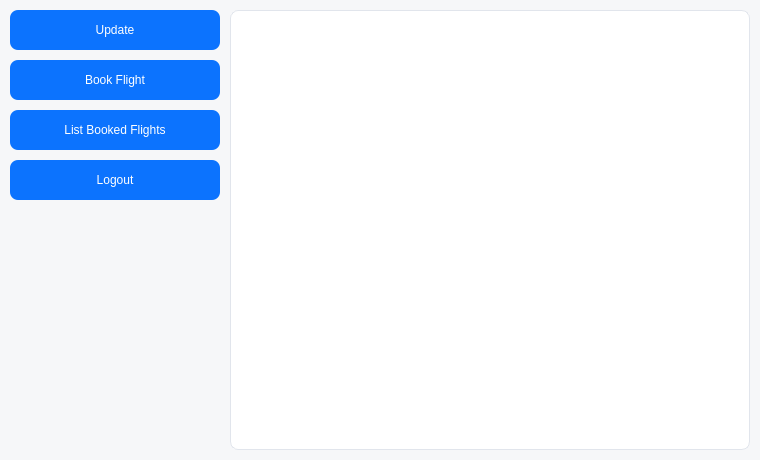
<?xml version="1.0" encoding="UTF-8"?>
<ui version="4.0">
 <class>UserPanell</class>
 <widget class="QDialog" name="UserPanell">
  <property name="geometry">
   <rect>
    <x>0</x>
    <y>0</y>
    <width>760</width>
    <height>460</height>
   </rect>
  </property>
  <property name="windowTitle">
   <string>User Panel</string>
  </property>
  <property name="styleSheet">
   <string>
    QDialog {
        background-color: #f6f7f9;
        font-family: -apple-system, BlinkMacSystemFont, Inter, Roboto, Helvetica, Arial, sans-serif;
        font-size: 12pt;
        color: #0c131d;
    }
   </string>
  </property>
  <widget class="QTableView" name="tableView">
   <property name="geometry">
    <rect>
     <x>230</x>
     <y>10</y>
     <width>520</width>
     <height>440</height>
    </rect>
   </property>
   <property name="editTriggers">
    <set>QAbstractItemView::NoEditTriggers</set>
   </property>
   <attribute name="verticalHeaderVisible">
    <bool>false</bool>
   </attribute>
   <property name="styleSheet">
    <string>
     QTableView {
         border: 1px solid #e1e5ec;
         border-radius: 8px;
         background-color: #ffffff;
         color: #0c131d;
         font-family: -apple-system, BlinkMacSystemFont, Inter, Roboto, Helvetica, Arial, sans-serif;
     }
     QHeaderView::section {
         background-color: #eff1f4;
         color: #0c131d;
         font-weight: bold;
         padding: 4px;
         border: none;
     }
     QTableView::item:hover {
         background-color: #c2e9fd;
     }
     QTableView::item:selected {
         background-color: #9ea9b7;
         color: #ffffff;
     }
    </string>
   </property>
  </widget>
  <widget class="QPushButton" name="UpdateButton">
   <property name="geometry">
    <rect>
     <x>10</x>
     <y>10</y>
     <width>210</width>
     <height>40</height>
    </rect>
   </property>
   <property name="text">
    <string>Update</string>
   </property>
   <property name="cursor">
    <cursorShape>PointingHandCursor</cursorShape>
   </property>
   <property name="styleSheet">
    <string>
     QPushButton {
         background-color: #0c73fe;
         color: #ffffff;
         border-radius: 8px;
         padding: 8px;
     }
     QPushButton:hover {
         background-color: #002d50;
     }
     QPushButton:pressed {
         background-color: #0c131d;
     }
    </string>
   </property>
  </widget>
  <widget class="QPushButton" name="BookFlight">
   <property name="geometry">
    <rect>
     <x>10</x>
     <y>60</y>
     <width>210</width>
     <height>40</height>
    </rect>
   </property>
   <property name="text">
    <string>Book Flight</string>
   </property>
   <property name="cursor">
    <cursorShape>PointingHandCursor</cursorShape>
   </property>
   <property name="styleSheet">
    <string>
     QPushButton {
         background-color: #0c73fe;
         color: #ffffff;
         border-radius: 8px;
         padding: 8px;
     }
     QPushButton:hover {
         background-color: #002d50;
     }
     QPushButton:pressed {
         background-color: #0c131d;
     }
    </string>
   </property>
  </widget>
  <widget class="QPushButton" name="ListABooked">
   <property name="geometry">
    <rect>
     <x>10</x>
     <y>110</y>
     <width>210</width>
     <height>40</height>
    </rect>
   </property>
   <property name="text">
    <string>List Booked Flights</string>
   </property>
   <property name="cursor">
    <cursorShape>PointingHandCursor</cursorShape>
   </property>
   <property name="styleSheet">
    <string>
     QPushButton {
         background-color: #0c73fe;
         color: #ffffff;
         border-radius: 8px;
         padding: 8px;
     }
     QPushButton:hover {
         background-color: #002d50;
     }
     QPushButton:pressed {
         background-color: #0c131d;
     }
    </string>
   </property>
  </widget>
  <widget class="QPushButton" name="logoutButton">
   <property name="geometry">
    <rect>
     <x>10</x>
     <y>160</y>
     <width>210</width>
     <height>40</height>
    </rect>
   </property>
   <property name="text">
    <string>Logout</string>
   </property>
   <property name="cursor">
    <cursorShape>PointingHandCursor</cursorShape>
   </property>
   <property name="styleSheet">
    <string>
     QPushButton {
         background-color: #0c73fe;
         color: #ffffff;
         border-radius: 8px;
         padding: 8px;
     }
     QPushButton:hover {
         background-color: #002d50;
     }
     QPushButton:pressed {
         background-color: #0c131d;
     }
    </string>
   </property>
  </widget>
 </widget>
 <resources/>
 <connections/>
</ui>
